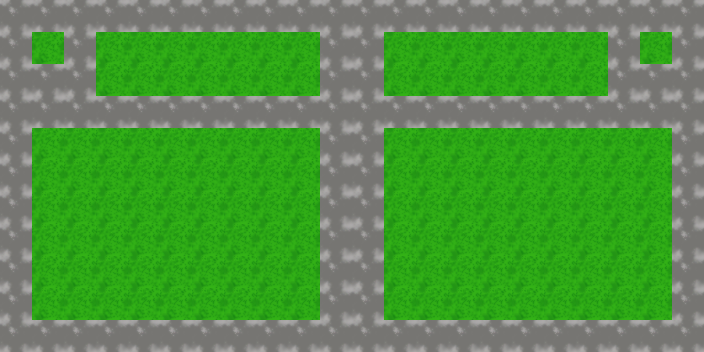

The image is a tile-based game level rendered from a .tmx file. Its description and complete source (layers, tilesets, objects, tile grids) follow:
An orthogonal 22x11 tile map with 32x32 px tiles, 1 tile layer (background).

<map version="1.0" orientation="orthogonal" width="22" height="11" tilewidth="32" tileheight="32">
 <tileset firstgid="1" name="backgrounds" tilewidth="32" tileheight="32">
  <image source="../../assets/backgrounds.png" width="64" height="32" />
 </tileset>
 <layer name="background" width="22" height="11">
  <data encoding="csv">
2,2,2,2,2,2,2,2,2,2,2,2,2,2,2,2,2,2,2,2,2,2,
2,1,2,1,1,1,1,1,1,1,2,2,1,1,1,1,1,1,1,2,1,2,
2,2,2,1,1,1,1,1,1,1,2,2,1,1,1,1,1,1,1,2,2,2,
2,2,2,2,2,2,2,2,2,2,2,2,2,2,2,2,2,2,2,2,2,2,
2,1,1,1,1,1,1,1,1,1,2,2,1,1,1,1,1,1,1,1,1,2,
2,1,1,1,1,1,1,1,1,1,2,2,1,1,1,1,1,1,1,1,1,2,
2,1,1,1,1,1,1,1,1,1,2,2,1,1,1,1,1,1,1,1,1,2,
2,1,1,1,1,1,1,1,1,1,2,2,1,1,1,1,1,1,1,1,1,2,
2,1,1,1,1,1,1,1,1,1,2,2,1,1,1,1,1,1,1,1,1,2,
2,1,1,1,1,1,1,1,1,1,2,2,1,1,1,1,1,1,1,1,1,2,
2,2,2,2,2,2,2,2,2,2,2,2,2,2,2,2,2,2,2,2,2,2
</data>
 </layer>
</map>
